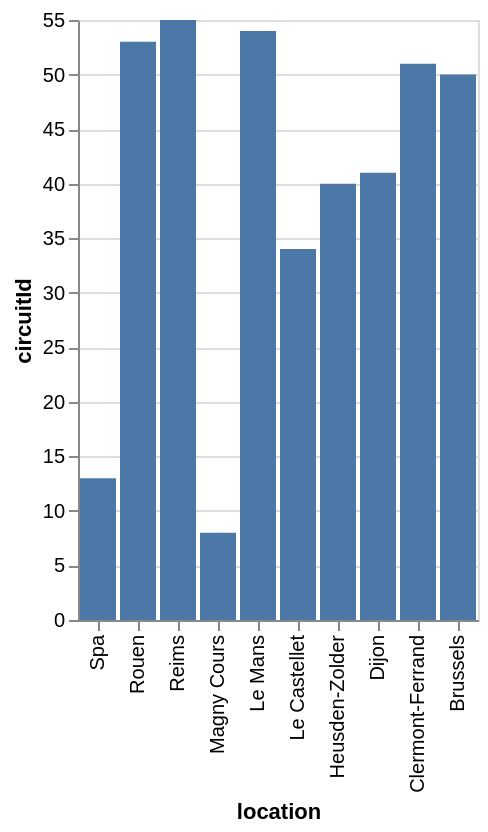

The Vega-Lite source for this figure:
### Vega-Lite specification from a JSON file in a GitHub repository (floating-point values rounded to 4 significant figures)
{"data": {"values": [{"x_data": "Spa", "y_data": 13}, {"x_data": "Rouen", "y_data": 53}, {"x_data": "Reims", "y_data": 55}, {"x_data": "Magny Cours", "y_data": 8}, {"x_data": "Le Mans", "y_data": 54}, {"x_data": "Le Castellet", "y_data": 34}, {"x_data": "Heusden-Zolder", "y_data": 40}, {"x_data": "Dijon", "y_data": 41}, {"x_data": "Clermont-Ferrand", "y_data": 51}, {"x_data": "Brussels", "y_data": 50}]}, "mark": "bar", "encoding": {"x": {"field": "x_data", "type": "nominal", "title": "location", "sort": "descending"}, "y": {"field": "y_data", "type": "quantitative", "title": "circuitId"}}}
